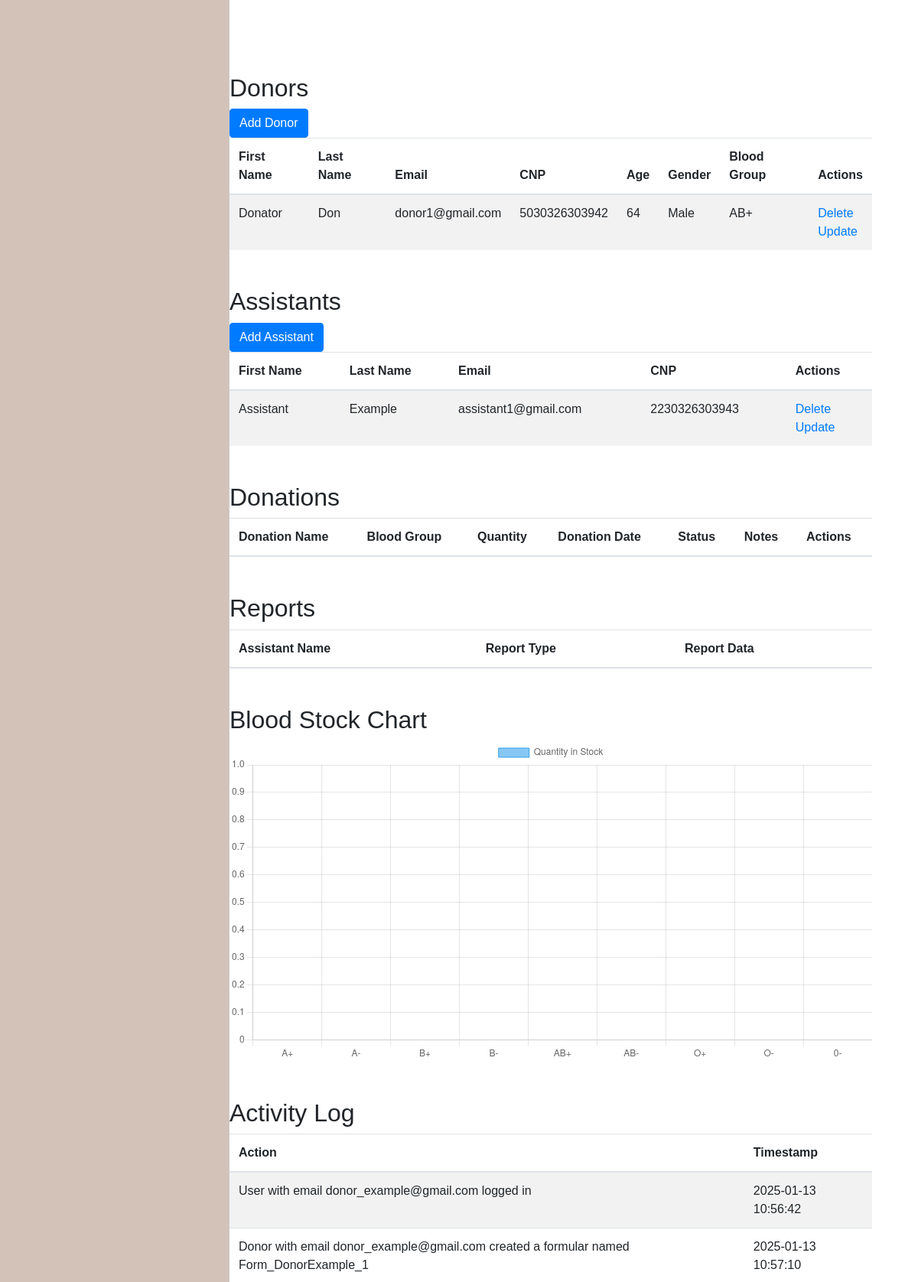
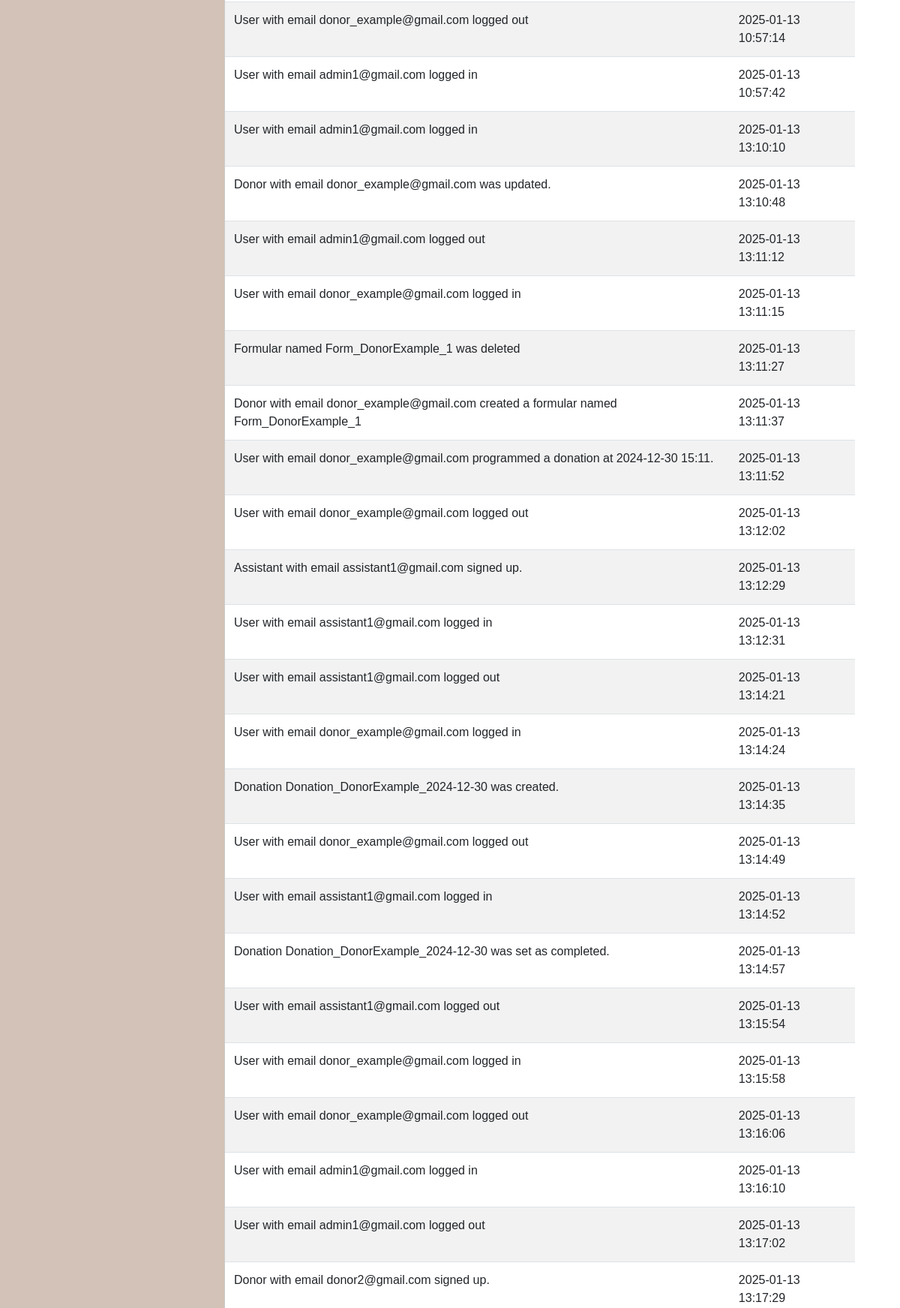
Screenshot of /admin_dashboard/2 (signed in, upper part) with the database file from the repository (2 pictures, top to bottom).
### models/donor.py (models this page shows, shortened)
class Donor(db.Model):
    __tablename__ = 'Donor'
    DonorID = db.Column(db.Integer, primary_key=True, autoincrement=True)
    UserID = db.Column(db.Integer, db.ForeignKey('User.UserID', ondelete='CASCADE'), nullable=False)
    BloodGroup = db.Column(db.String, nullable=False)
    Age = db.Column(db.String, nullable=False)
    Gender = db.Column(db.String, nullable=False)
    user = db.relationship('User', backref='donor', uselist=False)

### models/user.py (models this page shows, shortened)
class User(db.Model):
    __tablename__ = 'User'
    UserID = db.Column(db.Integer, primary_key=True, autoincrement=True)
    Role = db.Column(db.String, nullable=False)
    FirstName = db.Column(db.String, nullable=False)
    LastName = db.Column(db.String, nullable=False)
    Email = db.Column(db.String, unique=True, nullable=False)
    Password = db.Column(db.String, nullable=False)
    CNP = db.Column(db.String(13), unique=True, nullable=False)

### models/assistant.py (models this page shows, shortened)
class Assistant(db.Model):
    __tablename__ = 'Assistant'
    AssistantID = db.Column(db.Integer, primary_key=True, autoincrement=True)
    UserID = db.Column(db.Integer, db.ForeignKey('User.UserID', ondelete='CASCADE'), nullable=False)
    user = db.relationship('User', backref='assistant', uselist=False)

### models/activity_log.py (models this page shows)
class ActivityLog(db.Model):
    __tablename__ = 'ActivityLog'
    ActivityLogID = db.Column(db.Integer, primary_key=True, autoincrement=True)
    Action = db.Column(db.Text, nullable=False)
    Timestamp = db.Column(db.DateTime, default=func.now(), nullable=False)

### controllers/admin_controller.py (the view)
    @app.route('/admin_dashboard/<int:id>')
    def admin_dashboard(id: int):
        admin = User.query.get(id)
        if not admin:
            flash('Admin user not found.', 'error')
            return redirect(url_for('login'))
        donors = (
            db.session.query(
                Donor.DonorID,
                User.FirstName,
                User.LastName,
                User.Email,
                User.Password,
                User.CNP,
                Donor.Age,
                Donor.Gender,
                Donor.BloodGroup
            )
            .join(User, Donor.UserID == User.UserID)
            .all()
        )
        assistants = (
            db.session.query(
                Assistant.AssistantID,
                User.FirstName,
                User.LastName,
                User.Email,
                User.Password,
                User.CNP
            )
            .join(User, Assistant.UserID == User.UserID)
            .all()
        )
        users = User.query.all()
        activity_logs = ActivityLog.query.all()
        donations = Donation.query.all()
        blood_stocks = BloodStock.query.all()
        reports = Report.query.all()
        schedules = Schedule.query.all()
        return render_template(
            'admin/admin_dashboard.html',
            admin=admin,
            users=users,
            activity_logs=activity_logs,
            donors=donors,
            assistants=assistants,
            donations=donations,
            blood_stocks=blood_stocks,
            reports=reports,
            schedules=schedules
        )

### templates/admin/admin_dashboard.html (shortened to what this page needs)
{% extends "dashboard_base.html" %}
{% block main_content %}
    <div class="container mt-5" id="donorTable">
        <h2>Donors</h2>
        <a href="{{ url_for('add_donor', admin_id=admin.id) }}" class="btn btn-primary">Add Donor</a>
        <table class="table table-striped">
            <thead>
                <tr>
                    <th>First Name</th>
                    <th>Last Name</th>
                    <th>Email</th>
                    <th>CNP</th>
                    <th>Age</th>
                    <th>Gender</th>
                    <th>Blood Group</th>
                    <th>Actions</th>
                </tr>
            </thead>
            <tbody>
                {% for donor in donors %}
                <tr>
                    <td>{{ donor.FirstName }}</td>
                    <td>{{ donor.LastName }}</td>
                    <td>{{ donor.Email }}</td>
                    <td>{{ donor.CNP }}</td>
                    <td>{{ donor.Age }}</td>
                    <td>{{ donor.Gender }}</td>
                    <td>{{ donor.BloodGroup }}</td>
                    <td>
                        <a href="/delete/donor/{{ donor.DonorID }}">Delete</a>
                        <br/>
                        <a href="/update/donor/{{ donor.DonorID }}">Update</a>
                    </td>
                </tr>
                {% endfor %}
            </tbody>
        </table>
    </div>
    <div class="container mt-5" id="assistantTable">
        <h2>Assistants</h2>
      <a href="{{ url_for('add_assistant') }}" class="btn btn-primary">Add Assistant</a>
        <table class="table table-striped">
            <thead>
                <tr>
                    <th>First Name</th>
                    <th>Last Name</th>
                    <th>Email</th>
                    <th>CNP</th>
                    <th>Actions</th>
                </tr>
            </thead>
            <tbody>
                {% for assistant in assistants %}
                <tr>
                    <td>{{ assistant.FirstName }}</td>
                    <td>{{ assistant.LastName }}</td>
                    <td>{{ assistant.Email }}</td>
                    <td>{{ assistant.CNP }}</td>
                    <td>
                        <a href="/delete/assistant/{{ assistant.AssistantID }} ">Delete</a>
                        <br/>
                        <a href="/update/assistant/{{ assistant.AssistantID }}">Update</a>
                    </td>
                </tr>
                {% endfor %}
            </tbody>
        </table>
    </div>
<div class="container mt-5" id="donationTable">
    <h2>Donations</h2>
    <table class="table table-striped">
        <thead>
            <tr>
                <th>Donation Name</th>
                <th>Blood Group</th>
                <th>Quantity</th>
                <th>Donation Date</th>
                <th>Status</th>
                <th>Notes</th>
                <th>Actions</th>
            </tr>
        </thead>
    </table>
</div>
<div class="container mt-5" id="donationTable">
    <h2>Reports</h2>
    <table class="table table-striped">
        <thead>
            <tr>
                <th>Assistant Name</th>
                <th> Report Type</th>
                <th> Report Data</th>
            </tr>
        </thead>
    </table>
</div>
<div class="container mt-5">
    <h2>Blood Stock Chart</h2>
    <canvas id="bloodStockChart"></canvas>
</div>
<script>
    const labels = [
        {% for blood_stock in blood_stocks %}
        '{{ blood_stock.BloodGroup }}',
        {% endfor %}
    ];
    const data = [
        {% for blood_stock in blood_stocks %}
        {{ blood_stock.QuantityInStock }},
        {% endfor %}
    ];
    // Configurarea graficului
    const ctx = document.getElementById('bloodStockChart').getContext('2d');
    new Chart(ctx, {
        type: 'bar',
        data: {
            labels: labels,
            datasets: [{
                label: 'Quantity in Stock',
                data: data,
                backgroundColor: 'rgba(54, 162, 235, 0.6)',
                borderColor: 'rgba(54, 162, 235, 1)',
                borderWidth: 1
            }]
        },
        options: {
            responsive: true,
            scales: {
                y: {
                    beginAtZero: true
                }
            }
        }
    });
</script>
<div class="container mt-5" id="donationTable">
    <h2>Activity Log</h2>
    <table class="table table-striped">
        <thead>
            <tr>
                <th> Action </th>
                <th> Timestamp </th>
            </tr>
        </thead>
        <tbody>
            {% for activity_log in activity_logs %}
            <tr>
                <td>{{ activity_log.Action }}</td>
                <td>{{ activity_log.Timestamp }}</td>
            </tr>
            {% endfor %}
        </tbody>
    </table>
</div>
{% endblock %}

### static/dashboard.css (style rules this page uses)
body { font-family: Arial, sans-serif; background-color: #ffffff }
h2 { margin-top: 20px; }
.table { margin-bottom: 0; }
.container { margin-left: 270px; }

### rows the page displays
Donor: FirstName "Donator", LastName "Don", Email "donor1@gmail.com", CNP "5030326303942", Age "64", Gender "Male", BloodGroup "AB+"
Assistant: FirstName "Assistant", LastName "Example", Email "assistant1@gmail.com", CNP "2230326303943"
ActivityLog: Action "User with email donor_example@gmail.com logged in", Timestamp "2025-01-13 10:56:42"
ActivityLog: Action "Donor with email donor_example@gmail.com created a formular named Form_DonorExample_1", Timestamp "2025-01-13 10:57:10"
ActivityLog: Action "User with email donor_example@gmail.com logged out", Timestamp "2025-01-13 10:57:14"
ActivityLog: Action "User with email admin1@gmail.com logged in", Timestamp "2025-01-13 10:57:42"
ActivityLog: Action "User with email admin1@gmail.com logged in", Timestamp "2025-01-13 13:10:10"
ActivityLog: Action "Donor with email donor_example@gmail.com was updated.", Timestamp "2025-01-13 13:10:48"
ActivityLog: Action "User with email admin1@gmail.com logged out", Timestamp "2025-01-13 13:11:12"
ActivityLog: Action "User with email donor_example@gmail.com logged in", Timestamp "2025-01-13 13:11:15"
ActivityLog: Action "Formular named Form_DonorExample_1 was deleted", Timestamp "2025-01-13 13:11:27"
ActivityLog: Action "Donor with email donor_example@gmail.com created a formular named Form_DonorExample_1", Timestamp "2025-01-13 13:11:37"
ActivityLog: Action "User with email donor_example@gmail.com programmed a donation at 2024-12-30 15:11.", Timestamp "2025-01-13 13:11:52"
ActivityLog: Action "User with email donor_example@gmail.com logged out", Timestamp "2025-01-13 13:12:02"
ActivityLog: Action "Assistant with email assistant1@gmail.com signed up.", Timestamp "2025-01-13 13:12:29"
ActivityLog: Action "User with email assistant1@gmail.com logged in", Timestamp "2025-01-13 13:12:31"
ActivityLog: Action "User with email assistant1@gmail.com logged out", Timestamp "2025-01-13 13:14:21"
ActivityLog: Action "User with email donor_example@gmail.com logged in", Timestamp "2025-01-13 13:14:24"
ActivityLog: Action "Donation Donation_DonorExample_2024-12-30 was created.", Timestamp "2025-01-13 13:14:35"
ActivityLog: Action "User with email donor_example@gmail.com logged out", Timestamp "2025-01-13 13:14:49"
ActivityLog: Action "User with email assistant1@gmail.com logged in", Timestamp "2025-01-13 13:14:52"
ActivityLog: Action "Donation Donation_DonorExample_2024-12-30 was set as completed.", Timestamp "2025-01-13 13:14:57"
ActivityLog: Action "User with email assistant1@gmail.com logged out", Timestamp "2025-01-13 13:15:54"
ActivityLog: Action "User with email donor_example@gmail.com logged in", Timestamp "2025-01-13 13:15:58"
ActivityLog: Action "User with email donor_example@gmail.com logged out", Timestamp "2025-01-13 13:16:06"
ActivityLog: Action "User with email admin1@gmail.com logged in", Timestamp "2025-01-13 13:16:10"
ActivityLog: Action "User with email admin1@gmail.com logged out", Timestamp "2025-01-13 13:17:02"
ActivityLog: Action "Donor with email donor2@gmail.com signed up.", Timestamp "2025-01-13 13:17:29"

### other values shown
chart data {{ blood_stock.QuantityInStock }} 0, 0, 0, 0, 0, 0, 0, 0, 0
